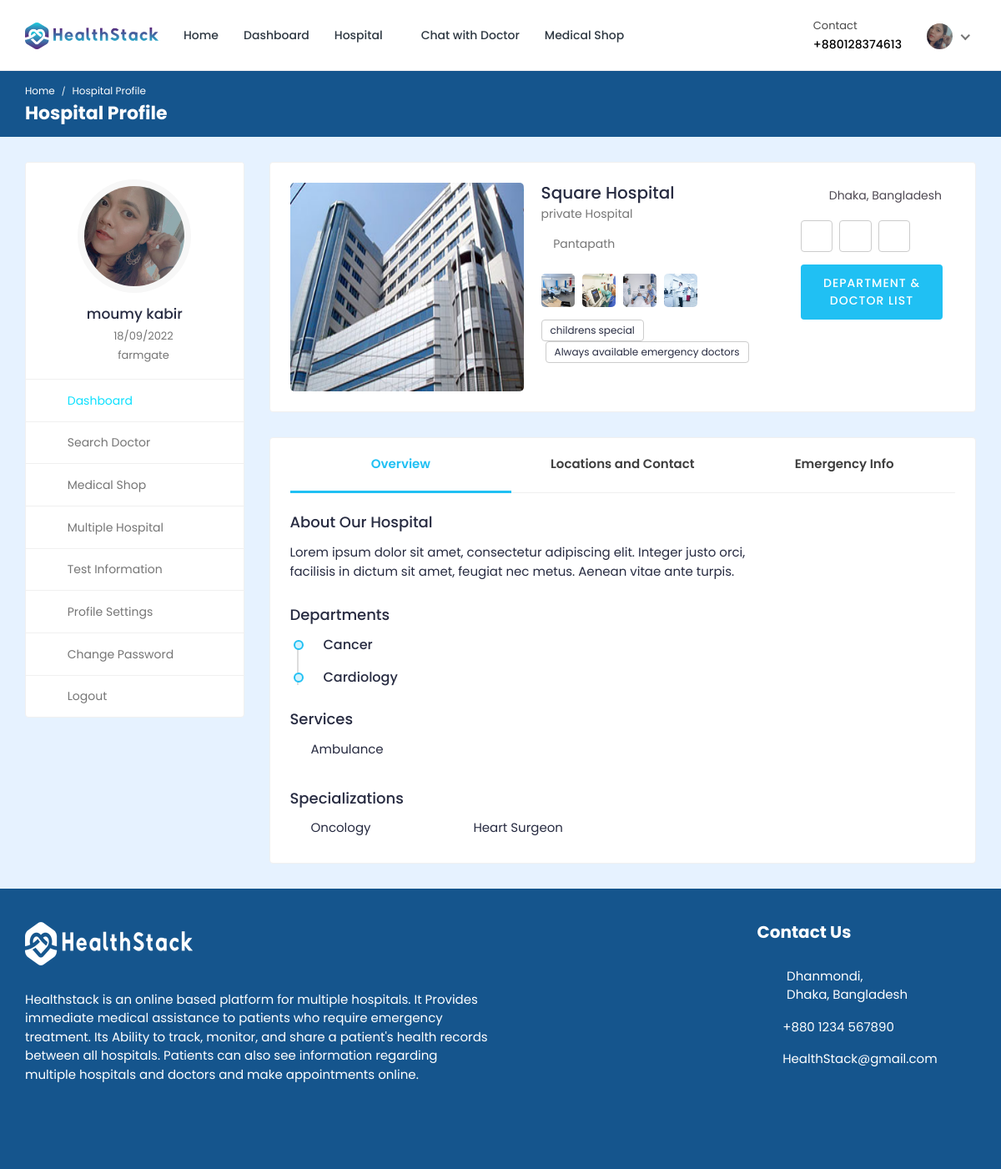
Page /hospital-profile/1/ (signed in) on the committed database.
### hospital/models.py (models this page shows, shortened)
class Patient(models.Model):
    patient_id = models.AutoField(primary_key=True)
    user = models.OneToOneField(User, on_delete=models.CASCADE, null=True, blank=True, related_name='patient')
    name = models.CharField(max_length=200, null=True, blank=True)
    username = models.CharField(max_length=200, null=True, blank=True)
    age = models.IntegerField(null=True, blank=True)
    email = models.EmailField(max_length=200, null=True, blank=True)
    phone_number = models.IntegerField(null=True, blank=True)
    address = models.CharField(max_length=200, null=True, blank=True)
    featured_image = models.ImageField(upload_to='patients/', default='patients/user-default.png', null=True, blank=True)
    blood_group = models.CharField(max_length=200, null=True, blank=True)
    history = models.CharField(max_length=200, null=True, blank=True)
    dob = models.CharField(max_length=200, null=True, blank=True)
    nid = models.CharField(max_length=200, null=True, blank=True)
    serial_number = models.CharField(max_length=200, null=True, blank=True)
    login_status = models.CharField(max_length=200, null=True, blank=True, default="offline")

class Hospital_Information(models.Model):
    HOSPITAL_TYPE = (
        ('private', 'Private hospital'),
        ('public', 'Public hospital'),
    )
    hospital_id = models.AutoField(primary_key=True)
    name = models.CharField(max_length=200, null=True, blank=True)
    address = models.CharField(max_length=200, null=True, blank=True)
    featured_image = models.ImageField(upload_to='hospitals/', default='hospitals/default.png', null=True, blank=True)
    description = models.TextField(null=True, blank=True)
    email = models.EmailField(max_length=200, null=True, blank=True)
    phone_number = models.IntegerField(null=True, blank=True)
    hospital_type = models.CharField(max_length=200, choices=HOSPITAL_TYPE)
    general_bed_no = models.IntegerField(null=True, blank=True)
    available_icu_no = models.IntegerField(null=True, blank=True)
    regular_cabin_no = models.IntegerField(null=True, blank=True)
    emergency_cabin_no = models.IntegerField(null=True, blank=True)
    vip_cabin_no = models.IntegerField(null=True, blank=True)

### hospital_admin/models.py (models this page shows, shortened)
class hospital_department(models.Model):
    hospital_department_id = models.AutoField(primary_key=True)
    hospital_department_name = models.CharField(max_length=200, null=True, blank=True)
    hospital = models.ForeignKey(Hospital_Information, on_delete=models.CASCADE, null=True, blank=True)
    featured_image = models.ImageField(upload_to='departments/', default='departments/default.png', null=True, blank=True)

class service(models.Model):
    service_id = models.AutoField(primary_key=True)
    service_name = models.CharField(max_length=200, null=True, blank=True)
    hospital = models.ForeignKey(Hospital_Information, on_delete=models.CASCADE, null=True, blank=True)

class specialization(models.Model):
    specialization_id = models.AutoField(primary_key=True)
    specialization_name = models.CharField(max_length=200, null=True, blank=True)
    hospital = models.ForeignKey(Hospital_Information, on_delete=models.CASCADE, null=True, blank=True)

### hospital/views.py (the view, shortened to what this page needs)
# urls.py: path('hospital-profile/<int:pk>/', views.hospital_profile, name='hospital-profile'),
@csrf_exempt
@login_required(login_url="login")
def hospital_profile(request, pk):
    if request.user.is_authenticated:
        if request.user.is_patient:
            patient = Patient.objects.get(user=request.user)
            doctors = Doctor_Information.objects.all()
            hospitals = Hospital_Information.objects.get(hospital_id=pk)
            departments = hospital_department.objects.filter(hospital=hospitals)
            specializations = specialization.objects.filter(hospital=hospitals)
            services = service.objects.filter(hospital=hospitals)
            context = {'patient': patient, 'doctors': doctors, 'hospitals': hospitals, 'departments': departments, 'specializations': specializations, 'services': services}
            return render(request, 'hospital-profile.html', context)
    else:
        logout(request)
        messages.error(request, 'Not Authorized')
        return render(request, 'patient-login.html')

### templates/hospital-profile.html (shortened to what this page needs)
{% load static %}
<!DOCTYPE html>
<html lang="en">
<head>
		<link rel="stylesheet" href="{% static 'HealthStack-System/css/Normal/bootstrap.min.css' %}">
		<link rel="stylesheet" href="{% static 'HealthStack-System/plugins/Normal/fontawesome/css/fontawesome.min.css' %}">
		<link rel="stylesheet" href="{% static 'HealthStack-System/plugins/Normal/fontawesome/css/all.min.css' %}">
		<link rel="stylesheet" href="{% static 'HealthStack-System/plugins/Normal/fancybox/jquery.fancybox.min.css'%}">
		<link rel="stylesheet" href="{% static 'HealthStack-System/css/Normal/style.css' %}">
	</head>
	<body>
		<div class="main-wrapper">
			<header class="header">
				{% if user.is_authenticated and user.is_patient %}
				{% include 'patient_navbar.html' %}
				{% endif %}
			</header>
			<div class="breadcrumb-bar">
				<div class="container-fluid">
					<div class="row align-items-center">
						<div class="col-md-12 col-12">
							<nav aria-label="breadcrumb" class="page-breadcrumb">
								<ol class="breadcrumb">
									{% if user.is_authenticated and user.is_patient %}
									<li class="breadcrumb-item"><a href="{% url 'patient-dashboard' %}">Home</a></li>
									{% endif %}
									<li class="breadcrumb-item active" aria-current="page">Hospital Profile</li>
								</ol>
							</nav>
							<h2 class="breadcrumb-title">Hospital Profile</h2>
						</div>
					</div>
				</div>
			</div>
			<div class="content">
				<div class="container-fluid">
					<div class="row">
						<div class="col-md-5 col-lg-4 col-xl-3 theiaStickySidebar">
							<div>
								{% if user.is_authenticated and user.is_patient %}
								{% include 'patient-sidebar.html' %}
								{% endif %}
							</div>
						</div>
						<div class="col-md-7 col-lg-8 col-xl-9">
							<div class="card">
								<div class="card-body">
									<div class="doctor-widget">
										<div class="doc-info-left">
											<div class="row">
											<div class="col-lg-6 col-md-6" style=" display: flex;justify-content: left;width: 65%;">
											<div class="doctor-img">
												<img src="{{hospitals.featured_image.url}}" style="height: 250px; width: 280px; margin: auto; " alt="User Image">
											</div>
											</div>
											<div class="doc-info-cont col-md-6 col-lg-6">
												<h4 class="doc-name">{{hospitals.name}}</h4>
												<p class="doc-speciality">{{hospitals.hospital_type}} Hospital</p>
												<div class="clinic-details">
													<p class="doc-location"><i class="fas fa-map-marker-alt"></i> {{hospitals.address}}</p>
													<ul class="clinic-gallery">
														<li>
															<a href="{% static 'HealthStack-System/images/Normal/features/feature-01.jpg'%}" data-fancybox="gallery">
																<img src="{% static 'HealthStack-System/images/Normal/features/feature-01.jpg'%}" alt="Feature">
															</a>
														</li>
														<li>
															<a href="{% static 'HealthStack-System/images/Normal/features/feature-02.jpg'%}" data-fancybox="gallery">
																<img  src="{% static 'HealthStack-System/images/Normal/features/feature-02.jpg'%}" alt="Feature">
															</a>
														</li>
														<li>
															<a href="{% static 'HealthStack-System/images/Normal/features/feature-03.jpg'%}" data-fancybox="gallery">
																<img src="{% static 'HealthStack-System/images/Normal/features/feature-03.jpg'%}" alt="Feature">
															</a>
														</li>
														<li>
															<a href="{% static 'HealthStack-System/images/Normal/features/feature-04.jpg'%}" data-fancybox="gallery">
																<img src="{% static 'HealthStack-System/images/Normal/features/feature-04.jpg'%}" alt="Feature">
															</a>
														</li>
													</ul>
												</div>
												<div class="clinic-services">
													<span>childrens special</span>
													<span>Always available emergency doctors</span>
												</div>
											</div>
											</div>
										</div>
										<div class="doc-info-right col-md-6" >
											<div class="clini-infos">
												<ul>
													<li><i class="fas fa-map-marker-alt"></i> Dhaka, Bangladesh</li>
												</ul>
											</div>
											<div class="doctor-action">
												<a href="javascript:void(0)" class="btn btn-white fav-btn">
													<i class="far fa-bookmark"></i>
												</a>
												<a href="chat.html" class="btn btn-white msg-btn">
													<i class="far fa-comment-alt"></i>
												</a>
												<a href="javascript:void(0)" class="btn btn-white call-btn" data-toggle="modal" data-target="#voice_call">
													<i class="fas fa-phone"></i>
												</a>
											</div>
											<div class="clinic-booking">
												<a class="apt-btn" href="{% url 'hospital-department-list' pk=hospitals.hospital_id %}">Department & Doctor List</a>
											</div>
											<br>
										</div>
									</div>
								</div>
							</div>
							<div class="card">
								<div class="card-body pt-0">
									<nav class="user-tabs mb-4">
										<ul class="nav nav-tabs nav-tabs-bottom nav-justified">
											<li class="nav-item">
												<a class="nav-link active" href="#doc_overview" data-toggle="tab">Overview</a>
											</li>
											<li class="nav-item">
												<a class="nav-link" href="#doc_locations" data-toggle="tab">Locations and Contact</a>
											</li>
											<li class="nav-item">
												<a class="nav-link" href="#doc_emergency" data-toggle="tab">Emergency Info</a>
											</li>
										</ul>
									</nav>
									<div class="tab-content pt-0">
										<div role="tabpanel" id="doc_overview" class="tab-pane fade show active">
											<div class="row">
												<div class="col-md-12 col-lg-9">
													<div class="widget about-widget">
														<h4 class="widget-title">About Our Hospital</h4>
														<p>{{hospitals.description}}</p>
													</div>
													<div class="widget awards-widget">
														<h4 class="widget-title">Departments</h4>
														<div class="experience-box">
															<ul class="experience-list">
																{% for department in departments %}
																<li>
																	<div class="experience-user">
																		<div class="before-circle"></div>
																	</div>
																	<div class="experience-content">
																		<div class="timeline-content">
																			<h4 class="exp-title">{{department.hospital_department_name}}</h4>
																		</div>
																	</div>
																</li>
																{% endfor %}
															</ul>
														</div>
													</div>
													<div class="service-list">
														<h4>Services</h4>
														<ul class="clearfix">
															{% for service in services %}
															<li>{{service.service_name}}</li>
															{% endfor %}
														</ul>
													</div>
													<div class="service-list">
														<h4>Specializations</h4>
														<ul class="clearfix">
															{% for specialization in specializations %}
															<li>{{specialization.specialization_name}}</li>
															{% endfor %}
														</ul>
													</div>
												</div>
											</div>
										</div>
									</div>
								</div>
							</div>
						</div>
				</div>
			</div>
			{% include 'footer.html' %}
		</div>
	</body>
</html>

### templates/patient_navbar.html (shortened to what this page needs)
{% load static %}
<nav class="navbar navbar-expand-lg header-nav">
  <div class="navbar-header">
    <a href="{% url 'hospital_home'%}" class="navbar-brand logo">
      <img
        src="{% static 'HealthStack-System/images/Normal/logo.jpg' %}"
        class="img-fluid"
        alt="Logo"
      />
    </a>
  </div>
  <div class="main-menu-wrapper">
    <ul class="main-nav">
      <li>
        <a href="{% url 'hospital_home'%}">Home</a>
      </li>
      <li>
        <a href="{% url 'patient-dashboard' %}">Dashboard</a>
      </li>
      <li class="has-submenu">
        <a href="#">Hospital <i class="fas fa-chevron-down"></i></a>
      </li>
      {% if user.is_authenticated and user.is_patient %}
      <li>
        <a href="{% url 'chat-home' pk=user.id %}">Chat with Doctor</a>
      </li>
      {% endif %}
      <li>
        <a href="{% url 'pharmacy_shop' %}">Medical Shop</a>
      </li>
    </ul>
  </div>
  <ul class="nav header-navbar-rht">
    <li class="nav-item contact-item">
      <div class="header-contact-img">
        <i class="far fa-hospital"></i>
      </div>
      <div class="header-contact-detail">
        <p class="contact-header">Contact</p>
        <p class="contact-info-header">+880{{patient.phone_number}}</p>
      </div>
    </li>
    <li class="nav-item dropdown has-arrow logged-item">
      <a href="#" class="dropdown-toggle nav-link" data-toggle="dropdown">
        <span class="user-img">
          <img
            class="rounded-circle"
            src="{{patient.featured_image.url}}"
            width="31"
            alt="Richard Wilson"
          />
        </span>
      </a>
    </li>
  </ul>
</nav>

### templates/patient-sidebar.html
{% load static %}
    <div class="profile-sidebar">
      <div class="widget-profile pro-widget-content">
        <div class="profile-info-widget">
          <a href="#" class="booking-doc-img">
            <img
              src="{{ patient.featured_image.url }}"
              alt="User Image"
            />
          </a>
          <div class="profile-det-info">
            <h3>{{patient.name}}</h3>
            <div class="patient-details">
              <h5>
                <i class="fas fa-birthday-cake"></i> {{ patient.dob }}
              </h5>
              <h5 class="mb-0">
                <i class="fas fa-map-marker-alt"></i>
                {{ patient.address }}
              </h5>
            </div>
          </div>
        </div>
      </div>
      <div class="dashboard-widget">
        <nav class="dashboard-menu sidebar">
          <ul>
            <li class="active">
              <a href="{% url 'patient-dashboard' %}">
                <i class="fas fa-columns"></i>
                <span>Dashboard</span>
              </a>
            </li>
            <li class="nav-item has-submenu">
              <a href="{% url 'search' %}">
                <i class="fas fa-user-md"></i>
                <span>Search Doctor</span>
              </a>
            </li>
            <li class="has-submenu">
              <a href="{% url 'pharmacy_shop' %}" class="nav-link">
                <i class="fas fa-capsules"></i>
                <span>Medical Shop</span>
              </a>
            </li>
            <li>
                <a href="{% url 'multiple-hospital' %}">
                  <i class="fas fa-hospital"></i>
                  <span>Multiple Hospital</span>
                </a>
            </li>
            <li>
              <a href="{% url 'doctor-test-list'%}" target="_blank">
                <i class="fas fa-hourglass-start"></i>
                <span>Test Information</span>
              </a>
            </li>
            <li>
              <a href="{% url 'profile-settings' %}">
                <i class="fas fa-user-cog"></i>
                <span>Profile Settings</span>
              </a>
            </li>
            <li>
              <a href="{% url 'change-password' pk=user.id%}">
                <i class="fas fa-lock"></i>
                <span>Change Password</span>
              </a>
            </li>
            <li>
              <a href="{% url 'logout' %}">
                <i class="fas fa-sign-out-alt"></i>
                <span>Logout</span>
              </a>
            </li>
          </ul>
        </nav>
      </div>
    </div>

### rows in the picture
Patient: phone_number "128374613", featured_image (picture), name "moumy kabir", dob "18/09/2022", address "farmgate"
Hospital_Information: featured_image (picture), name "Square Hospital", hospital_type "private", address "Pantapath", description "Lorem ipsum dolor sit amet, consectetur adipiscing elit. Integer justo orci, facilisis in dictum sit amet, feugiat nec metus. Aenean vitae ante turpis."
hospital_department: hospital_department_name "Cancer"
hospital_department: hospital_department_name "Cardiology"
service: service_name "Ambulance"
specialization: specialization_name "Oncology"
specialization: specialization_name "Heart Surgeon"
